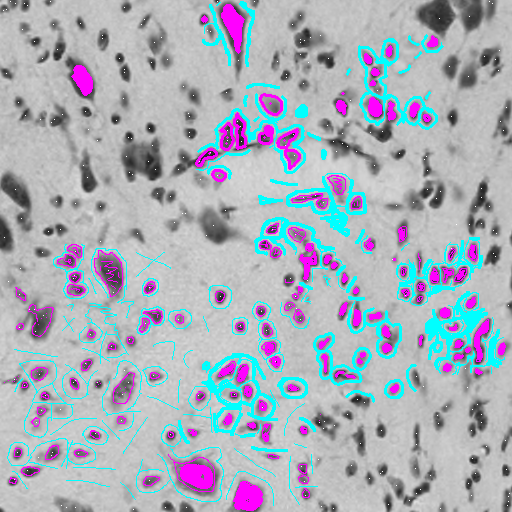
%> input picture DeepLearning/data/ForDocs/Y_manual1.png, 512 x 512 px
$ octave --eval "result = truth_image(imread('../../../../DeepLearning/data/ForDocs/Y_manual1.png'));"   (GNU Octave 9; MATLAB toolbox functions it lacks are replaced by stand-ins)
%> lines starting %> are read from the running program, lines starting %| are printed output that depends on the picture
function [IsCell, IsNonCell, Xi] = truth_image(X, epsilon, thresh, showPlot)
% TRUTH_IMAGE: Extends cell body ground truth to all pixels in image.
%
%   [IsCell, IsNonCell, Xinterp] = truth_image(X, epsilon, thresh, showPlot)
%
%     where:
%       X : an (m x n) matrix of image data where cell body truth has
%           been superimposed by setting certain pixel values to 255.
%
%       epsilon: The radius of the epsilon ball to use for erosion and dilation.
%
%       thresh: The pixel intensity threshold to use when calculating
%               connected components.
%
%       showPlot: If 1/true, displays a class label visualization.
%
%       IsCell : an (m x n) boolean matrix indicating presumed cell body pixels
%
%       IsNonCell : an (m x n) boolean matrix indicating presumed non-cell pixels
%
%       Xi : A copy of X where the pixels with value 255 have been interpolated
%            away.
%
%  This function takes images that are sparsely labeled with cell body
%  labels and extends these labels to (a subset of) the rest of the image.
%
%  The (ad hoc) rule used here to generate these additional labels is:
%    - any pixel within an epsilon ball of a user annotation is y=cell
%    - any pixel within same connected component (as determined by
%      the threshold argument) as user annotation is y=cell
%    - anything else is eroded by a factor; what survives is y=non-cell
%
%  Note this implies that some pixels (presumabely those near cell boundaries)
%  will be left unlabeled.  This is intentional - we do not want to train
%  on the least certain data.
%
%  This function is a bit of a band-aid to support a proof-of concept;
%  a better approach is to get reliable dense class labels.


% Defaults selected arbitrarily; more careful selection left to the caller.
if nargin < 4, showPlot=1; end
if nargin < 3, thresh=180; end
if nargin < 2, epsilon=5; end


assert(max(X(:)) <= 255);
assert(min(X(:)) >= 0);


% Rule 1: any pixel within epsilon of a labeled pixel is cell.
IsCell = (X == 255);
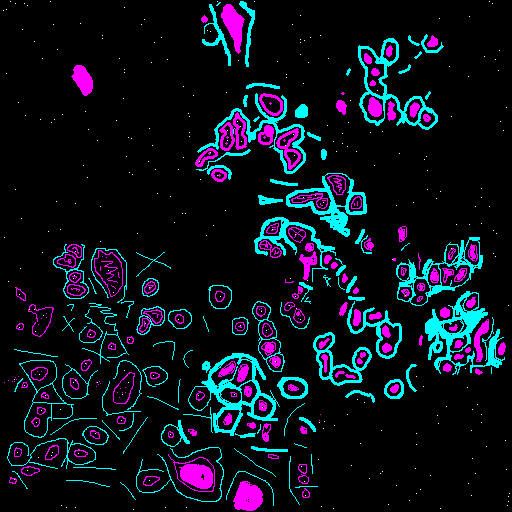
%> IsCell: size 512x512x3 logical; mean R, G, B 0.0438, 0.0698, 0.112
se = strel('disk', epsilon);
IsCell = imdilate(IsCell, se);
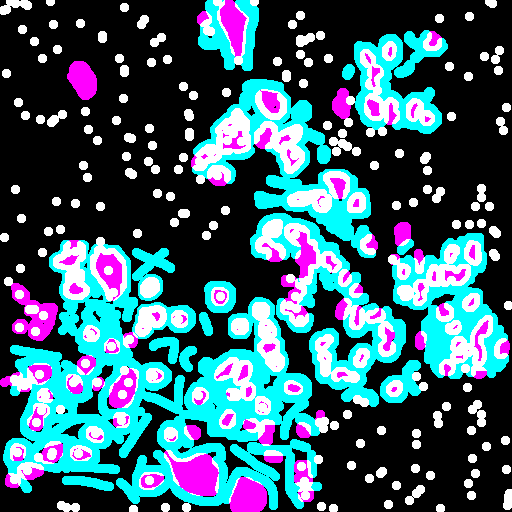
%> IsCell: size 512x512x3 logical; mean R, G, B 0.222, 0.37, 0.431

% Rule 2: any pixel within the same connected component as a labeled pixel is cell.
%
% interpolate away class labels.
Xi = X;
%> Xi is the input picture: size 512x512x3 uint8; mean R, G, B 168.6, 175.3, 186.2
Xbar = mean4(X);
% [34 lines not run here, left out]
function M = mean4(X)
%> (the run ends here)
